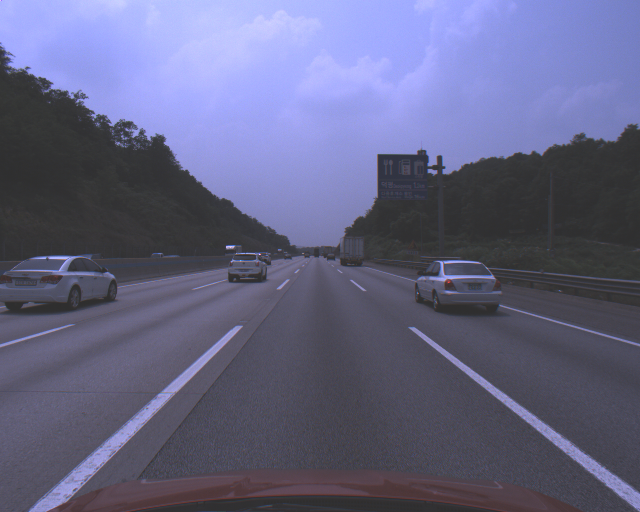
%> input picture Matlab_Code/2019_01_17_Edge_detection/sample.bmp, 1280 x 1024 px (shown at 1/2 size)
$ octave Edge_detection_5.m   (GNU Octave 9; MATLAB toolbox functions it lacks are replaced by stand-ins)
%> lines starting %> are read from the running program, lines starting %| are printed output that depends on the picture; in (x1, y1, x2, y2) boxes, pixels count from 0 and x2, y2 are one past the last pixel; in counts of white or black regions, pixels touching at a corner belong together; the program's own positions count from 1
close all; clc; clear all;
%% Read in image https://www.youtube.com/watch?v=1-jURfDzP1s
I = imread('sample.bmp');
%> I is the input picture: size 1024x1280x3 uint8; mean R, G, B 98.8, 99.7, 130.5
imshow(I);
%% Convert to Ggrayscale image
Igray = rgb2gray(I);
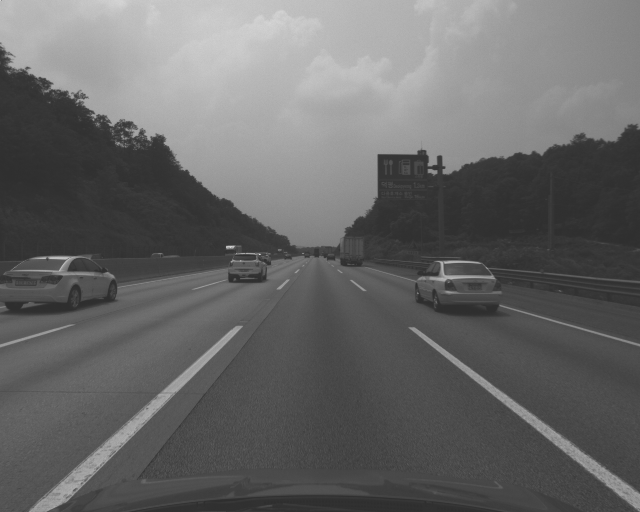
%> Igray: size 1024x1280 uint8 (shown at 1/2 size); min 45, max 255, mean 102.9
imshow(Igray);
%% Convert to Binary image
level = 0.5; % <-우클릭해서 값 증가 감소 시켜보기
Ithresh = im2bw(Igray,level);
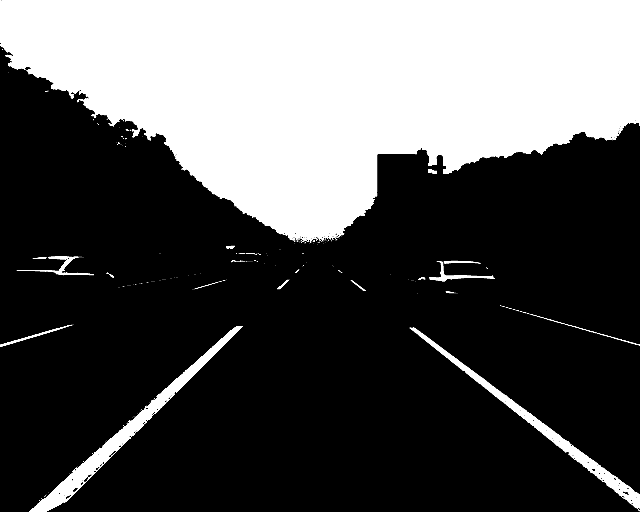
%> Ithresh: size 1024x1280 logical (shown at 1/2 size); 32.9% white; 150 white regions (126 under 20 px), largest, box (x1, y1, x2, y2) and area: (0, 0, 1280, 486) 403849, (58, 652, 486, 1024) 12869, (818, 654, 1280, 1023) 9543
%imshowpair(Igray,Ithresh,'montage');
imshow(Ithresh);
%% clear noises
se = strel('disk', 5);
Iopenned = imopen(Ithresh,se);
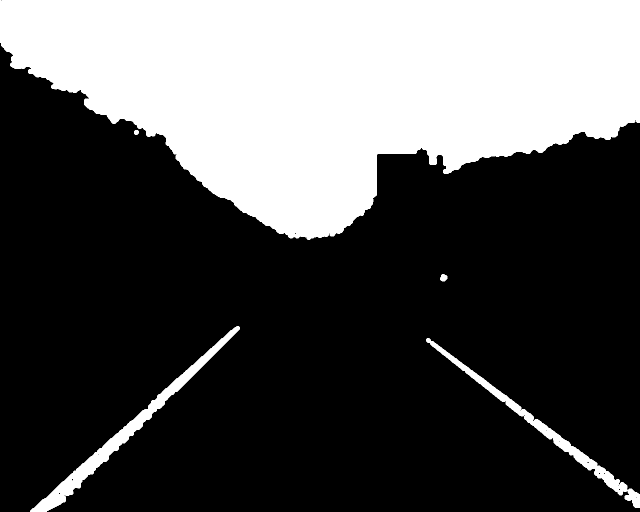
%> Iopenned: size 1024x1280 logical (shown at 1/2 size); 32.2% white; 5 white regions, box (x1, y1, x2, y2) and area: (0, 0, 1280, 480) 401829, (60, 652, 480, 1024) 11802, (852, 676, 1280, 1016) 8614, (880, 548, 895, 563) 173, (268, 260, 278, 270) 85
imshow(Iopenned);
%% 점 찍기
cnt = 0;
figure;
for i=600:10:1024
    for j=100:30:1280
        if Iopenned(i, j) ==  1
            hold on; plot(j,1024 - i,'bx');
            xi = [j];
            yi = 1024 - i;
        end
    end
end
%> after the loop, xi = 100; yi = 4
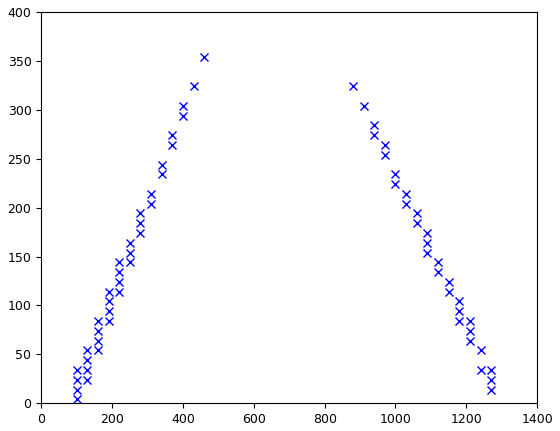
%> figure redrawn from the program's plot data
%%
T = 1;
cnt = 0;
c_max = 0;
f=0;
d=0;
for i=1:1:10
%> (the run ends here)

$ run again, with Matlab_Code/2019_01_17_Edge_detection/KAKA.jpg saved as Matlab_Code/2019_01_17_Edge_detection/sample.bmp
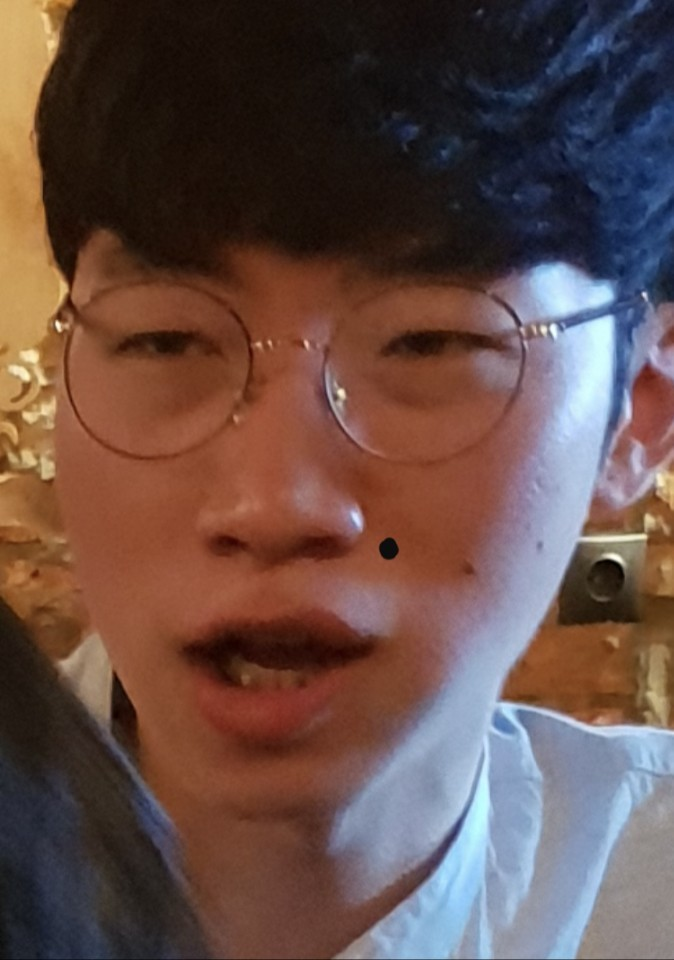
%> input picture Matlab_Code/2019_01_17_Edge_detection/KAKA.jpg, 674 x 960 px
%> I is the input picture: size 960x674x3 uint8; mean R, G, B 101.3, 77.2, 71.6
%> `Ithresh = im2bw(Igray,level);`:
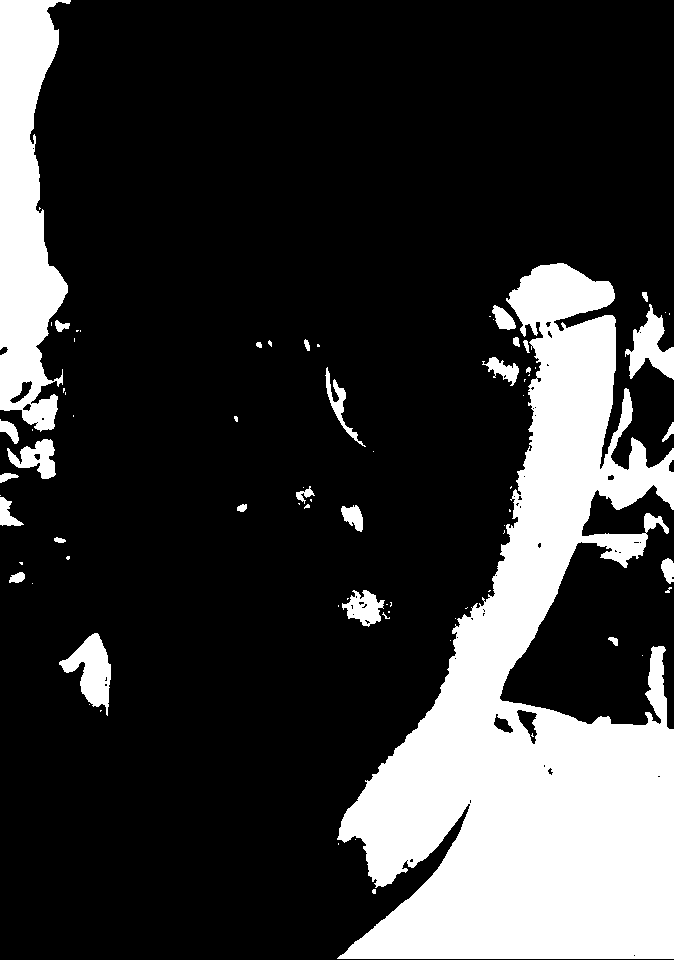
%> Ithresh: size 960x674 logical; 21.6% white; 78 white regions (50 under 20 px), largest, box (x1, y1, x2, y2) and area: (337, 263, 674, 959) 110861, (0, 0, 71, 432) 19370, (59, 633, 111, 716) 2064
%> `Iopenned = imopen(Ithresh,se);`:
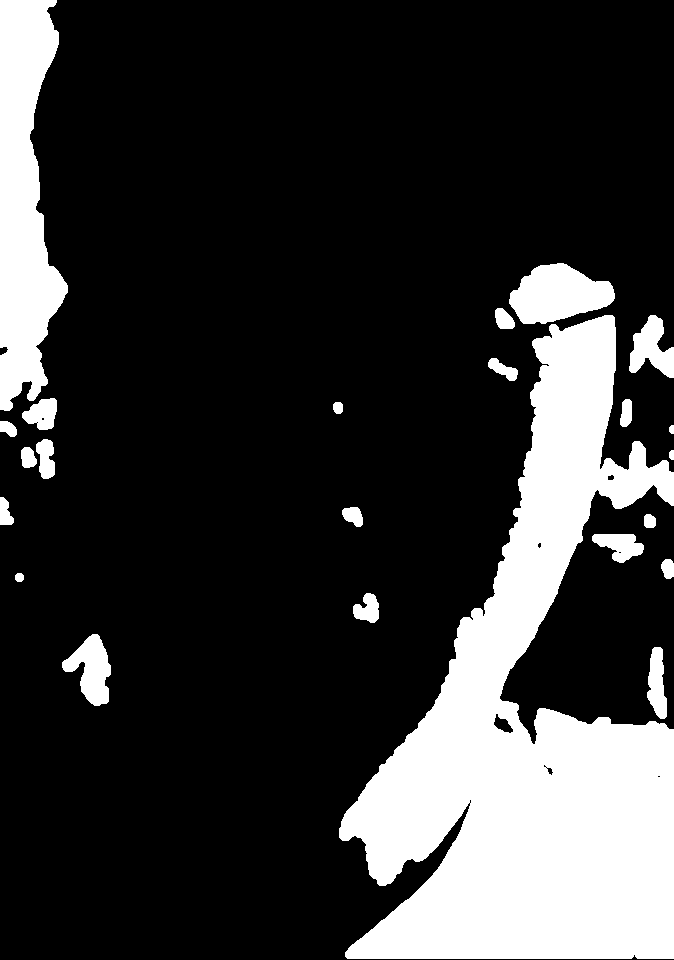
%> Iopenned: size 960x674 logical; 20.8% white; 23 white regions, largest, box (x1, y1, x2, y2) and area: (339, 315, 674, 959) 101927, (0, 0, 68, 411) 18197, (509, 263, 615, 324) 4371
